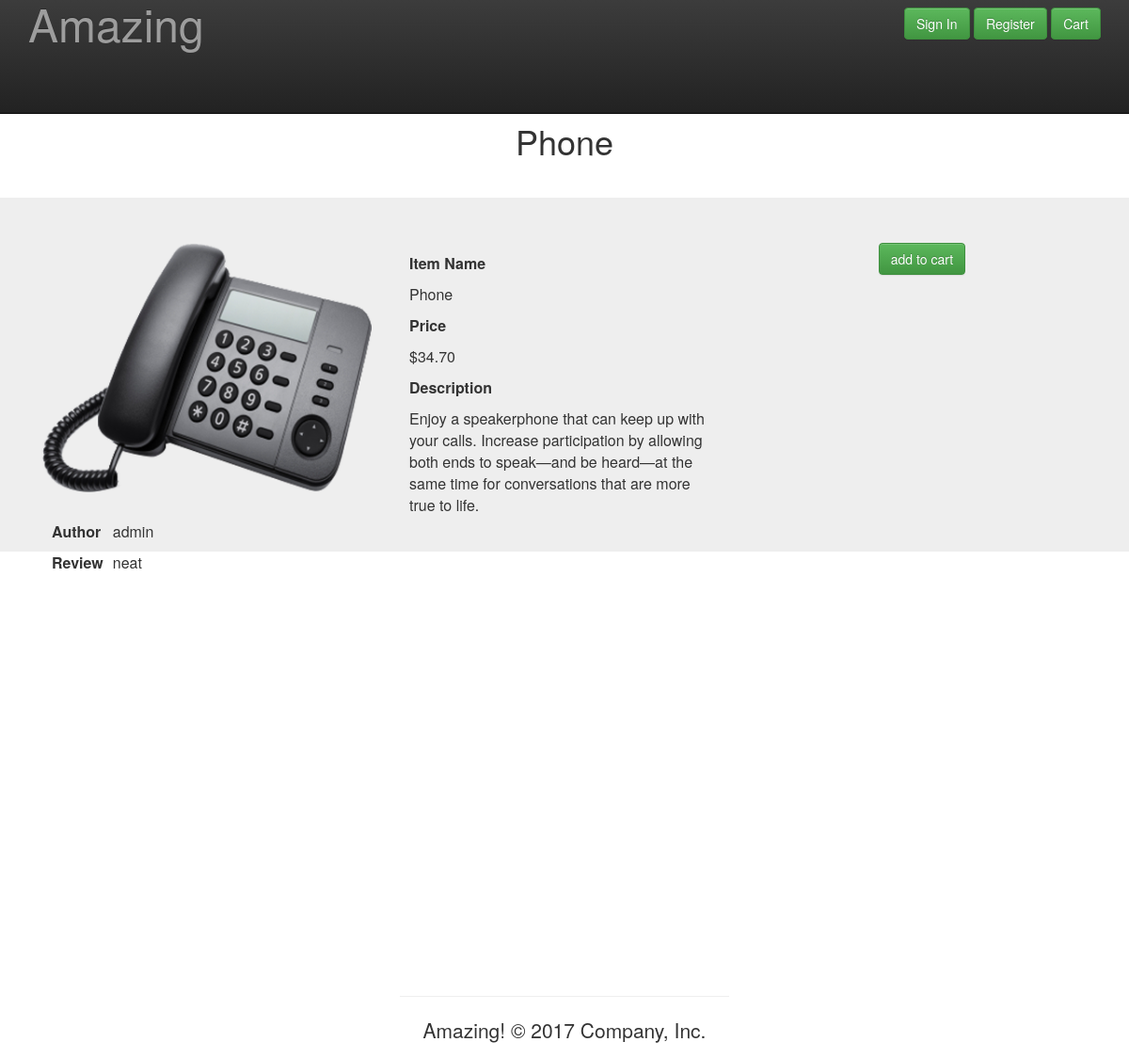
Screenshot of /item/?id=1 with the database file from the repository.
### item/models.py (models this page shows, shortened)
class Item(models.Model):
	name = models.CharField(max_length=100)
	seller_name = models.CharField(max_length=100)
	price = models.FloatField()
	description = models.TextField(max_length=500)
	image = models.ImageField(blank=True, null=True)
	department = models.IntegerField(choices=DEPT_CHOICES,default=1)

class Review(models.Model):
	itemId = models.ForeignKey('Item',on_delete=models.CASCADE)
	review = models.TextField(max_length=500)
	user = models.ForeignKey(User,default=1,on_delete=models.CASCADE)

### item/views.py (the view)
# urls.py: url(r'^item/', include('item.urls')),
def item(request):
	if request.method == 'GET':
		itemId = request.GET.get('id')
		try:
			reviews = Review.objects.filter(itemId=itemId)
			print("found Reviews")
		except Review.DoesNotExist:
			reviews = None
		item = Item.objects.get(pk=itemId)
		reviewForm = ReviewForm(initial={'itemId':itemId, 'user':request.user})
		return render(request, 'item.html', {'item' : item, 'reviews' : reviews, 'reviewForm' : reviewForm, 'user':request.user})
	elif request.method == 'POST':
		itemId = request.GET.get('id')
		reviewForm = ReviewForm(request.POST)
		print(request.POST)
		new_review = reviewForm.save()
		return redirect('/item/?id='+itemId)
	return HttpResponse("Hello, world. You're at the item index.")

### item/models.py
class ReviewForm(forms.ModelForm):
	review = forms.CharField(widget=forms.Textarea, label='')
	class Meta:
		model = Review
		fields = ['itemId', 'review', 'user']
		widgets = {'itemId': forms.HiddenInput(), 'user' : forms.HiddenInput()}

### templates/item.html (shortened to what this page needs)
{% load staticfiles %}
{% load humanize %}
<link rel="stylesheet" href="https://maxcdn.bootstrapcdn.com/bootstrap/3.3.7/css/bootstrap.min.css">
<link rel="stylesheet" href="https://maxcdn.bootstrapcdn.com/bootstrap/3.3.7/css/bootstrap-theme.min.css">
<!DOCTYPE html>
<html lang="en">
  <head>
    <link href="../../assets/css/ie10-viewport-bug-workaround.css" rel="stylesheet">
    <link href="/static/css/jumbotron.css" rel="stylesheet">
  </head>
  <body>
    <nav class="navbar navbar-inverse navbar-fixed-top">
      <div class="container">
        <div class="navbar-header">
          <a class="navbar-brand" href="/">
      <font size = "18">Amazing</font>
      </a>
        </div>
        <div id="navbar" class="navbar-collapse collapse">
          <form class="navbar-form navbar-right">
            <form method="POST" action="{}">
              <div class="form-group">
                {% if user.is_authenticated %}
                  <table>
                    <tr>
                      <td><a class="navbar-brand text-center" href="{% url 'profile' %}">Welcome {{ user.username }}!</a></td>
                      <td><a class="btn btn-success" href="{% url 'profile' %}" role="button">Profile</a></td>
                      <td>&nbsp;</td>
                      <td> <a class="btn btn-success" href="{% url 'logout' %}" role="button">Logout</a></td>
                      <td>&nbsp;</td>
                      <td> <a class="btn btn-success" href="{% url 'cart' %}" role="button">Cart</a></td>
                    </tr>
                  </table>
                {% else %}
                  <table>
                    <tr>
                    <td><a class="btn btn-success" href="{% url 'login' %}" role="button">Sign In</a></td>
                    <td>&nbsp;</td>
                    <td><a class="btn btn-success" href="{% url 'register' %}" role="button">Register</a></td>
                    <td>&nbsp;</td>
                    <td><a class="btn btn-success" href="{% url 'cart' %}" role="button">Cart</a></td>
                    </tr>
                  </table>
                {% endif %}
              </div>
            </form>
          </form>
      </div>
    </nav>
  <div class="SearchColumn">
    <br>
    <br>
    <div class="container text-center">
      <br>
      <h1>{{item.name}}</h1>
      <br>
    </div>
  </div>
  <div class="jumbotron">
    <div class="container text-center">
      <div class="col-md-4">
        <img src="{{item.image.url}}">
        <br>
      <br/>
      <table align="left" style="border-collapse: separate; border-spacing: 10px;">
        {% for review in reviews %}
        <tr>
          <th>Author</th>
          <td>{{review.user}}</td>
        </tr>
        <tr>
          <th>Review</th>
          <td>{{review.review}}</td>
        </tr>
        {% endfor %}
      </table>
      </div>
      <div class="col-md-4">
        <table class="center" style="border-collapse: separate; border-spacing: 10px;">
        <tr>
          <th>Item Name</th>
        </tr>
        <tr><td>{{item.name}}</td></tr>
        <tr>
          <th>Price</th>
        </tr>
        <tr><td>${{item.price|floatformat:2|intcomma}}</td></tr>
        <tr>
          <th>Description</th>
        </tr>
        <tr><td>{{item.description}}</td></tr>
      </table>
      <br><br><br><br><br><br><br><br>
      <br><br><br><br><br><br><br><br>
      <br><br><br><br><br><br><br><br>
      <hr>
    <footer>
      <p>Amazing! &copy; 2017 Company, Inc.</p>
    </footer>
      </div>
      <div class="col-md-4">
      <form id="addform" method="post" action="{% url 'add' %}?id={{item.id | urlencode}}">{% csrf_token %}
          <input class="btn btn-success" type="submit" value="add to cart"></form>
      </div>
    </div>
    <br><br><br><br><br><br><br><br>
  </div>
  </body>
</html>

### static/css/jumbotron.css (style rules this page uses)
body { padding-top: 50px; padding-bottom: 20px; }

### templates/item.html (style rules this page uses)
table.center { margin-left: auto; margin-right: auto; }
.container { width: 200px; height: 120px; }
.container img { width: 100%; height: auto; }

### rows the page displays
Item: name "Phone", image (picture), price "34.70", description "Enjoy a speakerphone that can keep up with your calls. Increase participation by allowing both ends to speak—and be heard—at the same time for conversations that are more true to life."
Review: user "admin", review "neat"
